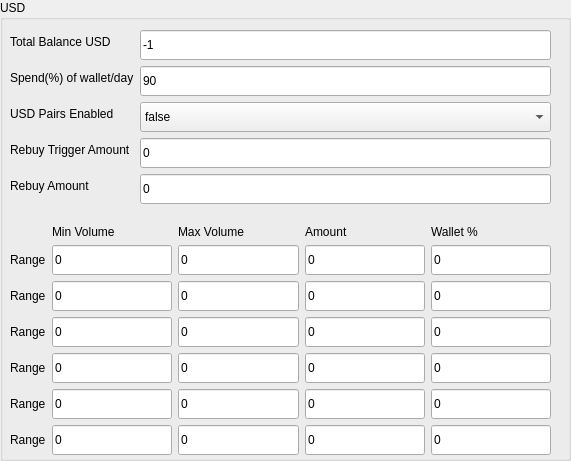
             <widget class="QGroupBox" name="groupBox_8">
              <property name="geometry">
               <rect>
                <x>610</x>
                <y>490</y>
                <width>571</width>
                <height>461</height>
               </rect>
              </property>
              <property name="styleSheet">
               <string notr="true"/>
              </property>
              <property name="title">
               <string>USD</string>
              </property>
              <widget class="QWidget" name="verticalLayoutWidget_8">
               <property name="geometry">
                <rect>
                 <x>10</x>
                 <y>30</y>
                 <width>541</width>
                 <height>425</height>
                </rect>
               </property>
               <layout class="QVBoxLayout" name="verticalLayout_8">
                <item>
                 <layout class="QFormLayout" name="formLayout_9">
                  <item row="0" column="0">
                   <widget class="QLabel" name="totalBalanceBTCLabel_6">
                    <property name="styleSheet">
                     <string notr="true"/>
                    </property>
                    <property name="text">
                     <string>Total Balance USD</string>
                    </property>
                   </widget>
                  </item>
                  <item row="0" column="1">
                   <widget class="QLineEdit" name="txtTotalBalanceBnb">
                    <property name="minimumSize">
                     <size>
                      <width>0</width>
                      <height>30</height>
                     </size>
                    </property>
                    <property name="styleSheet">
                     <string notr="true"/>
                    </property>
                    <property name="text">
                     <string>-1</string>
                    </property>
                    <property name="readOnly">
                     <bool>true</bool>
                    </property>
                   </widget>
                  </item>
                  <item row="1" column="0">
                   <widget class="QLabel" name="spendOfWalletDayLabel_6">
                    <property name="styleSheet">
                     <string notr="true"/>
                    </property>
                    <property name="text">
                     <string>Spend(%) of wallet/day</string>
                    </property>
                   </widget>
                  </item>
                  <item row="1" column="1">
                   <widget class="QLineEdit" name="txtSpendPercentageBnb">
                    <property name="minimumSize">
                     <size>
                      <width>0</width>
                      <height>30</height>
                     </size>
                    </property>
                    <property name="styleSheet">
                     <string notr="true"/>
                    </property>
                    <property name="text">
                     <string>90</string>
                    </property>
                   </widget>
                  </item>
                  <item row="2" column="0">
                   <widget class="QLabel" name="bTCPairsEnabledLabel_6">
                    <property name="styleSheet">
                     <string notr="true"/>
                    </property>
                    <property name="text">
                     <string>USD Pairs Enabled</string>
                    </property>
                   </widget>
                  </item>
                  <item row="2" column="1">
                   <widget class="QComboBox" name="drpTradingEnabledBnb">
                    <property name="minimumSize">
                     <size>
                      <width>0</width>
                      <height>30</height>
                     </size>
                    </property>
                    <property name="styleSheet">
                     <string notr="true"/>
                    </property>
                    <item>
                     <property name="text">
                      <string>false</string>
                     </property>
                    </item>
                    <item>
                     <property name="text">
                      <string>true</string>
                     </property>
                    </item>
                   </widget>
                  </item>
                  <item row="3" column="0">
                   <widget class="QLabel" name="asdasdaLabel">
                    <property name="styleSheet">
                     <string notr="true"/>
                    </property>
                    <property name="text">
                     <string>Rebuy Trigger Amount</string>
                    </property>
                   </widget>
                  </item>
                  <item row="3" column="1">
                   <widget class="QLineEdit" name="txtRebuyTriggerAmountBnb">
                    <property name="minimumSize">
                     <size>
                      <width>0</width>
                      <height>30</height>
                     </size>
                    </property>
                    <property name="styleSheet">
                     <string notr="true"/>
                    </property>
                    <property name="text">
                     <string>0</string>
                    </property>
                   </widget>
                  </item>
                  <item row="4" column="0">
                   <widget class="QLabel" name="asdadadLabel">
                    <property name="styleSheet">
                     <string notr="true"/>
                    </property>
                    <property name="text">
                     <string>Rebuy Amount</string>
                    </property>
                   </widget>
                  </item>
                  <item row="4" column="1">
                   <widget class="QLineEdit" name="txtRebuyAmountBnb">
                    <property name="minimumSize">
                     <size>
                      <width>0</width>
                      <height>30</height>
                     </size>
                    </property>
                    <property name="styleSheet">
                     <string notr="true"/>
                    </property>
                    <property name="text">
                     <string>0</string>
                    </property>
                   </widget>
                  </item>
                 </layout>
                </item>
                <item>
                 <spacer name="verticalSpacer_6">
                  <property name="orientation">
                   <enum>Qt::Vertical</enum>
                  </property>
                  <property name="sizeHint" stdset="0">
                   <size>
                    <width>20</width>
                    <height>10</height>
                   </size>
                  </property>
                 </spacer>
                </item>
                <item>
                 <layout class="QGridLayout" name="gridLayout_8">
                  <item row="1" column="2">
                   <widget class="QLineEdit" name="txtRangeMaxBnb1">
                    <property name="minimumSize">
                     <size>
                      <width>0</width>
                      <height>30</height>
                     </size>
                    </property>
                    <property name="styleSheet">
                     <string notr="true"/>
                    </property>
                    <property name="text">
                     <string>0</string>
                    </property>
                   </widget>
                  </item>
                  <item row="1" column="1">
                   <widget class="QLineEdit" name="txtRangeMinBnb1">
                    <property name="minimumSize">
                     <size>
                      <width>0</width>
                      <height>30</height>
                     </size>
                    </property>
                    <property name="styleSheet">
                     <string notr="true"/>
                    </property>
                    <property name="text">
                     <string>0</string>
                    </property>
                   </widget>
                  </item>
                  <item row="4" column="2">
                   <widget class="QLineEdit" name="txtRangeMaxBnb4">
                    <property name="minimumSize">
                     <size>
                      <width>0</width>
                      <height>30</height>
                     </size>
                    </property>
                    <property name="styleSheet">
                     <string notr="true"/>
                    </property>
                    <property name="text">
                     <string>0</string>
                    </property>
                   </widget>
                  </item>
                  <item row="3" column="0">
                   <widget class="QLabel" name="label_51">
                    <property name="styleSheet">
                     <string notr="true"/>
                    </property>
                    <property name="text">
                     <string>Range</string>
                    </property>
                   </widget>
                  </item>
                  <item row="2" column="1">
                   <widget class="QLineEdit" name="txtRangeMinBnb2">
                    <property name="minimumSize">
                     <size>
                      <width>0</width>
                      <height>30</height>
                     </size>
                    </property>
                    <property name="styleSheet">
                     <string notr="true"/>
                    </property>
                    <property name="text">
                     <string>0</string>
                    </property>
                   </widget>
                  </item>
                  <item row="2" column="2">
                   <widget class="QLineEdit" name="txtRangeMaxBnb2">
                    <property name="minimumSize">
                     <size>
                      <width>0</width>
                      <height>30</height>
                     </size>
                    </property>
                    <property name="styleSheet">
                     <string notr="true"/>
                    </property>
                    <property name="text">
                     <string>0</string>
                    </property>
                   </widget>
                  </item>
                  <item row="2" column="3">
                   <widget class="QLineEdit" name="txtRangeAmountBnb2">
                    <property name="minimumSize">
                     <size>
                      <width>0</width>
                      <height>30</height>
                     </size>
                    </property>
                    <property name="styleSheet">
                     <string notr="true"/>
                    </property>
                    <property name="text">
                     <string>0</string>
                    </property>
                    <property name="readOnly">
                     <bool>true</bool>
                    </property>
                   </widget>
                  </item>
                  <item row="3" column="1">
                   <widget class="QLineEdit" name="txtRangeMinBnb3">
                    <property name="minimumSize">
                     <size>
                      <width>0</width>
                      <height>30</height>
                     </size>
                    </property>
                    <property name="styleSheet">
                     <string notr="true"/>
                    </property>
                    <property name="text">
                     <string>0</string>
                    </property>
                   </widget>
                  </item>
                  <item row="3" column="2">
                   <widget class="QLineEdit" name="txtRangeMaxBnb3">
                    <property name="minimumSize">
                     <size>
                      <width>0</width>
                      <height>30</height>
                     </size>
                    </property>
                    <property name="styleSheet">
                     <string notr="true"/>
                    </property>
                    <property name="text">
                     <string>0</string>
                    </property>
                   </widget>
                  </item>
                  <item row="3" column="3">
                   <widget class="QLineEdit" name="txtRangeAmountBnb3">
                    <property name="minimumSize">
                     <size>
                      <width>0</width>
                      <height>30</height>
                     </size>
                    </property>
                    <property name="styleSheet">
                     <string notr="true"/>
                    </property>
                    <property name="text">
                     <string>0</string>
                    </property>
                    <property name="readOnly">
                     <bool>true</bool>
                    </property>
                   </widget>
                  </item>
                  <item row="4" column="3">
                   <widget class="QLineEdit" name="txtRangeAmountBnb4">
                    <property name="minimumSize">
                     <size>
                      <width>0</width>
                      <height>30</height>
                     </size>
                    </property>
                    <property name="styleSheet">
                     <string notr="true"/>
                    </property>
                    <property name="text">
                     <string>0</string>
                    </property>
                    <property name="readOnly">
                     <bool>true</bool>
                    </property>
                   </widget>
                  </item>
                  <item row="4" column="4">
                   <widget class="QLineEdit" name="txtRangePercBnb4">
                    <property name="minimumSize">
                     <size>
                      <width>0</width>
                      <height>30</height>
                     </size>
                    </property>
                    <property name="styleSheet">
                     <string notr="true"/>
                    </property>
                    <property name="text">
                     <string>0</string>
                    </property>
                   </widget>
                  </item>
                  <item row="4" column="0">
                   <widget class="QLabel" name="label_52">
                    <property name="styleSheet">
                     <string notr="true"/>
                    </property>
                    <property name="text">
                     <string>Range</string>
                    </property>
                   </widget>
                  </item>
                  <item row="5" column="2">
                   <widget class="QLineEdit" name="txtRangeMaxBnb5">
                    <property name="minimumSize">
                     <size>
                      <width>0</width>
                      <height>30</height>
                     </size>
                    </property>
                    <property name="styleSheet">
                     <string notr="true"/>
                    </property>
                    <property name="text">
                     <string>0</string>
                    </property>
                   </widget>
                  </item>
                  <item row="6" column="4">
                   <widget class="QLineEdit" name="txtRangePercBnb6">
                    <property name="minimumSize">
                     <size>
                      <width>0</width>
                      <height>30</height>
                     </size>
                    </property>
                    <property name="styleSheet">
                     <string notr="true"/>
                    </property>
                    <property name="text">
                     <string>0</string>
                    </property>
                   </widget>
                  </item>
                  <item row="5" column="4">
                   <widget class="QLineEdit" name="txtRangePercBnb5">
                    <property name="minimumSize">
                     <size>
                      <width>0</width>
                      <height>30</height>
                     </size>
                    </property>
                    <property name="styleSheet">
                     <string notr="true"/>
                    </property>
                    <property name="text">
                     <string>0</string>
                    </property>
                   </widget>
                  </item>
                  <item row="5" column="3">
                   <widget class="QLineEdit" name="txtRangeAmountBnb5">
                    <property name="minimumSize">
                     <size>
                      <width>0</width>
                      <height>30</height>
                     </size>
                    </property>
                    <property name="styleSheet">
                     <string notr="true"/>
                    </property>
                    <property name="text">
                     <string>0</string>
                    </property>
                    <property name="readOnly">
                     <bool>true</bool>
                    </property>
                   </widget>
                  </item>
                  <item row="6" column="3">
                   <widget class="QLineEdit" name="txtRangeAmountBnb6">
                    <property name="minimumSize">
                     <size>
                      <width>0</width>
                      <height>30</height>
                     </size>
                    </property>
                    <property name="styleSheet">
                     <string notr="true"/>
                    </property>
                    <property name="text">
                     <string>0</string>
                    </property>
                    <property name="readOnly">
                     <bool>true</bool>
                    </property>
                   </widget>
                  </item>
                  <item row="6" column="2">
                   <widget class="QLineEdit" name="txtRangeMaxBnb6">
                    <property name="minimumSize">
                     <size>
                      <width>0</width>
                      <height>30</height>
                     </size>
                    </property>
                    <property name="styleSheet">
                     <string notr="true"/>
                    </property>
                    <property name="text">
                     <string>0</string>
                    </property>
                   </widget>
                  </item>
                  <item row="5" column="1">
                   <widget class="QLineEdit" name="txtRangeMinBnb5">
                    <property name="minimumSize">
                     <size>
                      <width>0</width>
                      <height>30</height>
                     </size>
                    </property>
                    <property name="styleSheet">
                     <string notr="true"/>
                    </property>
                    <property name="text">
                     <string>0</string>
                    </property>
                   </widget>
                  </item>
                  <item row="6" column="0">
                   <widget class="QLabel" name="label_53">
                    <property name="styleSheet">
                     <string notr="true"/>
                    </property>
                    <property name="text">
                     <string>Range</string>
                    </property>
                   </widget>
                  </item>
                  <item row="6" column="1">
                   <widget class="QLineEdit" name="txtRangeMinBnb6">
                    <property name="minimumSize">
                     <size>
                      <width>0</width>
                      <height>30</height>
                     </size>
                    </property>
                    <property name="styleSheet">
                     <string notr="true"/>
                    </property>
                    <property name="text">
                     <string>0</string>
                    </property>
                   </widget>
                  </item>
                  <item row="5" column="0">
                   <widget class="QLabel" name="label_54">
                    <property name="styleSheet">
                     <string notr="true"/>
                    </property>
                    <property name="text">
                     <string>Range</string>
                    </property>
                   </widget>
                  </item>
                  <item row="1" column="0">
                   <widget class="QLabel" name="label_55">
                    <property name="styleSheet">
                     <string notr="true"/>
                    </property>
                    <property name="text">
                     <string>Range</string>
                    </property>
                   </widget>
                  </item>
                  <item row="2" column="0">
                   <widget class="QLabel" name="label_56">
                    <property name="styleSheet">
                     <string notr="true"/>
                    </property>
                    <property name="text">
                     <string>Range</string>
                    </property>
                   </widget>
                  </item>
                  <item row="1" column="3">
                   <widget class="QLineEdit" name="txtRangeAmountBnb1">
                    <property name="minimumSize">
                     <size>
                      <width>0</width>
                      <height>30</height>
                     </size>
                    </property>
                    <property name="styleSheet">
                     <string notr="true"/>
                    </property>
                    <property name="text">
                     <string>0</string>
                    </property>
                    <property name="readOnly">
                     <bool>true</bool>
                    </property>
                   </widget>
                  </item>
                  <item row="0" column="3">
                   <widget class="QLabel" name="label_57">
                    <property name="styleSheet">
                     <string notr="true"/>
                    </property>
                    <property name="frameShadow">
                     <enum>QFrame::Plain</enum>
                    </property>
                    <property name="lineWidth">
                     <number>6</number>
                    </property>
                    <property name="text">
                     <string>Amount</string>
                    </property>
                   </widget>
                  </item>
                  <item row="0" column="1">
                   <widget class="QLabel" name="label_58">
                    <property name="styleSheet">
                     <string notr="true"/>
                    </property>
                    <property name="text">
                     <string>Min Volume</string>
                    </property>
                   </widget>
                  </item>
                  <item row="0" column="2">
                   <widget class="QLabel" name="label_59">
                    <property name="styleSheet">
                     <string notr="true"/>
                    </property>
                    <property name="text">
                     <string>Max Volume</string>
                    </property>
                   </widget>
                  </item>
                  <item row="2" column="4">
                   <widget class="QLineEdit" name="txtRangePercBnb2">
                    <property name="minimumSize">
                     <size>
                      <width>0</width>
                      <height>30</height>
                     </size>
                    </property>
                    <property name="styleSheet">
                     <string notr="true"/>
                    </property>
                    <property name="text">
                     <string>0</string>
                    </property>
                   </widget>
                  </item>
                  <item row="1" column="4">
                   <widget class="QLineEdit" name="txtRangePercBnb1">
                    <property name="minimumSize">
                     <size>
                      <width>0</width>
                      <height>30</height>
                     </size>
                    </property>
                    <property name="styleSheet">
                     <string notr="true"/>
                    </property>
                    <property name="text">
                     <string>0</string>
                    </property>
                   </widget>
                  </item>
                  <item row="0" column="4">
                   <widget class="QLabel" name="label_60">
                    <property name="styleSheet">
                     <string notr="true"/>
                    </property>
                    <property name="text">
                     <string>Wallet %</string>
                    </property>
                   </widget>
                  </item>
                  <item row="3" column="4">
                   <widget class="QLineEdit" name="txtRangePercBnb3">
                    <property name="minimumSize">
                     <size>
                      <width>0</width>
                      <height>30</height>
                     </size>
                    </property>
                    <property name="styleSheet">
                     <string notr="true"/>
                    </property>
                    <property name="text">
                     <string>0</string>
                    </property>
                   </widget>
                  </item>
                  <item row="4" column="1">
                   <widget class="QLineEdit" name="txtRangeMinBnb4">
                    <property name="minimumSize">
                     <size>
                      <width>0</width>
                      <height>30</height>
                     </size>
                    </property>
                    <property name="styleSheet">
                     <string notr="true"/>
                    </property>
                    <property name="text">
                     <string>0</string>
                    </property>
                   </widget>
                  </item>
                 </layout>
                </item>
               </layout>
              </widget>
             </widget>
